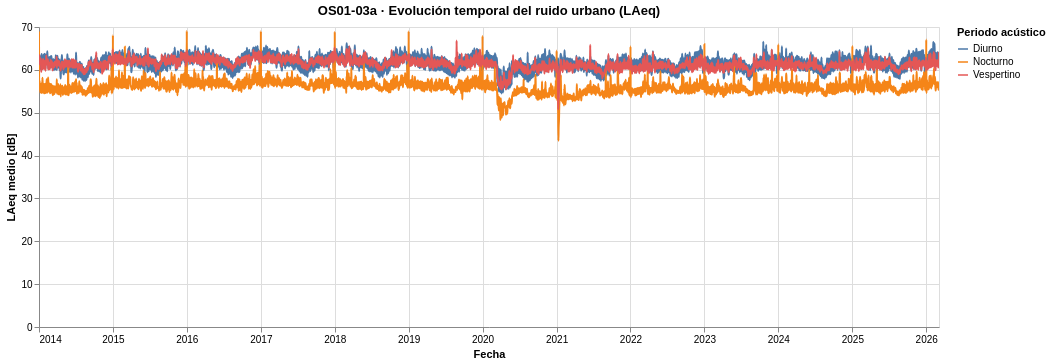

The notebook cell this image was saved under:
### Code cell
# ----------------------------------------------------------
# OS01-3a. Gráfico principal – Evolución temporal LAeq (D/E/N)
# INTERACTIVO
# ----------------------------------------------------------

chart_line = (
    alt.Chart(df_daily)
    .mark_line(interpolate="monotone")
    .encode(
        x=alt.X("fecha:T", title="Fecha"),
        y=alt.Y("laeq_medio:Q", title="LAeq medio [dB]"),
        color=alt.Color("periodo_desc:N", title="Periodo acústico"),
        tooltip=[
            alt.Tooltip("yearmonthdate(fecha):T", title="Fecha"),
            alt.Tooltip("laeq_medio:Q", title="LAeq medio", format=".2f"),
            alt.Tooltip("periodo_desc:N", title="Periodo")
        ]
    )
    .add_params(select_period, brush_time)   # ✅ interactividad declarativa
    .transform_filter(select_period)          # ✅ filtro por periodo
    .interactive()                            # ✅ zoom + pan
    .properties(
        width=900,
        height=300,
        title="OS01-03a · Evolución temporal del ruido urbano (LAeq)"
    )
)

chart_line

### Figure 1 — Vega-Lite specification as saved in the notebook (floating-point values rounded to 4 significant figures; data arrays with more than 128 entries replaced by an {"elided": "..."} marker saying what was removed)
{"$schema": "https://vega.github.io/schema/vega-lite/v5.20.1.json", "config": {"view": {"continuousHeight": 300, "continuousWidth": 300}}, "data": {"name": "data-32bed029b7632721b854e22a46647707"}, "datasets": {"data-32bed029b7632721b854e22a46647707": {"elided": "13329 records"}}, "encoding": {"color": {"field": "periodo_desc", "title": "Periodo acústico", "type": "nominal"}, "tooltip": [{"field": "fecha", "timeUnit": "yearmonthdate", "title": "Fecha", "type": "temporal"}, {"field": "laeq_medio", "format": ".2f", "title": "LAeq medio", "type": "quantitative"}, {"field": "periodo_desc", "title": "Periodo", "type": "nominal"}], "x": {"field": "fecha", "title": "Fecha", "type": "temporal"}, "y": {"field": "laeq_medio", "title": "LAeq medio [dB]", "type": "quantitative"}}, "height": 300, "mark": {"interpolate": "monotone", "type": "line"}, "params": [{"bind": "legend", "name": "Periodo", "select": {"fields": ["periodo_desc"], "type": "point"}}, {"name": "SeleccionTemporal", "select": {"encodings": ["x"], "type": "interval"}}, {"bind": "scales", "name": "param_27", "select": {"encodings": ["x", "y"], "type": "interval"}}], "title": "OS01-03a · Evolución temporal del ruido urbano (LAeq)", "transform": [{"filter": {"param": "Periodo"}}], "width": 900}
